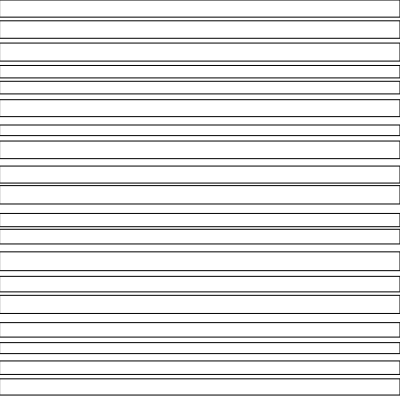
Frame 1 (no input)
Frame 60 (no input): identical to frame 1, image omitted
Frame 120 (the mouse pressed at the canvas centre since frame 60): identical to frame 1, image omitted

The p5.js sketch that drew this single still picture (run headless with seeded random() and noise() and a simulated clock; from frame 60 on, the mouse is pressed at the canvas centre):

// p5.js sketch
// ── sketch.js
const sketchWidth = 400;
const sketchHeight = 400;

function setup () {
  createCanvas(sketchWidth, sketchHeight);

  // we add a random number as the distance to the next rectangle
  for(let y = 0; y < sketchHeight; y += random(2, 10)) {
    const rectHeight = random(10, 20);
    rect(0, y, sketchWidth, rectHeight);
    // next we add the random height of the last rectangle
    y += rectHeight;
  }
}

function draw () {
}
